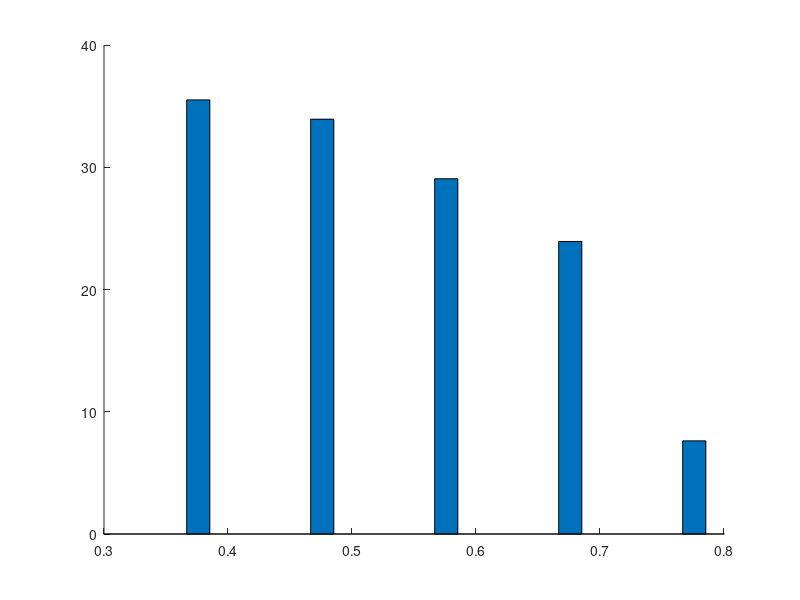

The MATLAB source for this figure: (Note: this script raises an error after producing the figure.)
total_util = [0.1 0.2 0.3 0.4 0.5 0.6 0.7 0.8];

gnum_fix_3nodes = [3, 2.99, 3, 2.92, 2.93, 2.78, 2.4, 1.82];
gnum_fix_4nodes = [4, 3.96, 3.98, 3.95, 3.92, 3.75, 3.5, 2.53];
gnum_fix_5nodes = [4.95, 5, 5, 4.895, 4.8, 4.535, 4.14, 2.495];
gnum_fix_6nodes = [5.97, 5.95, 5.96, 5.912, 5.855, 5.644, 4.934, 3.254];
gnum_fix_7nodes = [6.99, 6.99, 6.95, 6.915,6.75,6.465,5.775,3.675];
gnum_fix_8nodes = [8, 7.91, 7.89, 7.74, 7.51, 7.07, 6.02, 3.91];

cnum_fix_3nodes = [36.86, 36.67, 36.78, 35.15, 34.67, 32.38, 24.04, 12.2];
cnum_fix_4nodes = [37.00, 36.58, 36.74, 36.24, 35.99, 33.77, 30.12, 17.04];
cnum_fix_5nodes = [36.62, 36.97, 36.92, 36.1, 34.79, 32.51, 27.86, 13.40];
cnum_fix_6nodes = [37.00, 37.00, 36.67, 36.10, 35.04, 33.32, 28.56, 14.64];
cnum_fix_7nodes = [37.00, 36.91, 36.68, 36.29, 34.99, 32.97, 28.08, 15.50];
cnum_fix_8nodes = [36.97, 37.00, 36.95, 35.87, 34.53, 32.54, 27.59, 17.48];

time_fix_3nodes = [163.02, 169.66, 176.38, 191, 201.02, 203.64, 198.92, 179.76];
time_fix_4nodes = [156.80, 165.54, 172.60, 181.34, 193.90, 196.84, 201.42, 185.08];
time_fix_5nodes = [157.34, 165.47, 174.68, 185.76, 191.27, 200.77, 203.02, 180.26];
time_fix_6nodes = [157.38, 161.52, 173.08, 179.32, 190.22, 197.56, 203.96, 182.00];
time_fix_7nodes = [157.11, 163.52, 170.88, 181.89, 188.50, 195.92, 200.30,185.07];
time_fix_8nodes = [156.62, 164.00, 174.52, 178.44, 191.94, 196.82, 196.34, 187.12];
%% obj = client_num + gamma/time
g1k_cnum = [36.98, 36.21, 36.86, 35.69, 35.14, 32, 29.04, 17.21];
g1k_time = [184.38, 190.68, 206.24, 208.46, 213.9, 212.06, 209.68, 185.24];

g4k_cnum = [36.712, 36.84, 36.468, 35.928, 34.43, 32.69, 26.436, 13.764];
g4k_time = [185.348, 195.212, 203.416, 210.576, 214.176, 215.896, 203.796, 171.144];

g6k_cnum = [36.884, 36.206, 35.946, 35.222, 33.436, 31.454, 25.434, 12.196];
g6k_time = [185.624, 193.256, 200.988, 208.496, 212.504, 214.712, 202.58, 164.748];

g8k_cnum = [36.432, 36.07, 34.846, 34.954, 33.554, 28.592, 23.72, 10.62];
g8k_time = [184.54, 191.492, 199.596, 209.616, 214.164, 207.728, 199.892, 159.616];

g10k_cnum = [36.264, 35.944, 34.818, 34.158, 31.244, 26.904, 21.054, 9.562];
g10k_time = [183.596, 193.348, 199.948, 208.644, 209.528, 204.764, 193.592, 157.784];

g100k_cnum = [33.6, 28.06, 28.13, 17.66, 14.07, 4.96, 0.2, 0.15];
g100k_time = [178.84, 174.4, 183.72, 162.46, 149.58, 123.16, 104.02, 103.1];

% obj1 = client_number / time;
obj1_cnum = [36.72, 36.79, 36.48, 35.69, 32.91, 31.06, 24.67, 15.3];
obj1_time = [183.96, 195.24, 202.32, 212.06, 209.94, 216.32, 204.02, 188.66];
%% 分开time和clients优化
% time_pre < time_current  &&  pre_client_num <= current_client_num
% time_pre < time_current && pre_client_num < current_client_num

b0_cnum = [37.00, 37.00, 36.94, 36.87, 35.39, 33.32, 28.57, 18.52]; % 带等于号
b1_cnum = [37.00, 37.00, 36.70, 36.21, 35.31, 34.19, 29.85, 16.55]; % 不带等于号

b0_time = [143.88, 149.06, 158.48, 169.08, 176.20, 182.14, 196.24, 184.30];
b1_time = [157.48, 162.70, 174.94, 181.16, 189.52, 200.38, 203.30, 182.94];
%% 8.23
cnum_plan2 = [36.26, 37, 36.97, 36.88, 34.96, 32.78, 31.74, 20.1];
gnum_plan2 = [5.9, 6.01, 6.02, 6.09, 5.89, 5.81, 5.99, 4.33];
time_plan2 = [154.9, 161.9, 175.1, 183.2, 190.9, 191.6, 204.8, 191.9];

cnum_plan1 = [36.26, 37, 36.74, 36.24, 34.53, 34.19, 30.53, 17.48];
gnum_plan1 = [5.89, 6.01, 5.98, 5.95, 5.8, 5.91, 5.62, 3.69];
time_plan1 = [155.3, 164, 172.6, 181.3, 191.9, 203.8, 202.9, 187.1];

cnum_plan2_1 = [36.26, 37, 36.97, 36.88, 34.96, 32.78, 31.74, 20.1];%带等于号
gnum_plan2_1 = [5.92, 6.02, 6.01, 6.05, 5.91, 5.84, 5.99, 4.36];
time_plan2_1 = [153.8, 160.9, 172.1, 180.2, 188.4, 187, 200.1, 187.1];

cnum_plan1_1 = [36.26, 37, 36.74, 36.24, 34.53, 34.19, 30.53, 17.48];
gnum_plan1_1 = [5.86, 6.02, 5.96, 5.94, 5.83, 5.9, 5.63, 3.66];
time_plan1_1 = [154.3, 164.1, 171.5, 179.2, 188.6, 200.6, 198.2, 181];

%% 归一化 value = 0.3*client_number_/max_possible_clients + 0.7*max_possible_time/time;
cnum_obj37 = [36.97, 36.97, 36.35, 35.78, 35.95, 32.07, 26.50, 15.73];
cnum_obj46 = [36.99, 36.21, 36.35, 36.12, 35.00, 33.85, 28.42, 17.50];
cnum_obj55 = [36.60, 36.78, 36.99, 36.61, 34.51, 33.62, 27.20, 17.63];
cnum_obj64 = [37.00, 37.00, 36.90, 36.47, 34.56, 34.38, 27.68, 17.39];
cnum_obj73 = [36.99, 36.95, 36.66, 36.05, 35.88, 33.47, 27.95, 16.54];

time_obj37 = [156.62, 164.60, 175.64, 182.76, 189.88, 198.92, 198.90, 190.60];
time_obj46 = [158.46, 162.86, 175.64, 186.46, 194.70, 200.34, 203.98, 192.76];
time_obj55 = [154.98, 164.70, 172.28, 179.16, 192.40, 201.30, 201.46, 194.86];
time_obj64 = [157.50, 166.92, 177.10, 187.36, 192.98, 200.82, 203.60, 193.84];
time_obj73 = [157.44, 165.86, 174.90, 182.48, 193.56, 201.46, 201.46, 195.00];

gnum_obj37 = [6.00, 6.00, 5.93, 6.01, 5.97, 5.47, 4.71, 3.49];
gnum_obj46 = [6.03, 6.04, 5.93, 6.03, 5.87, 5.80, 5.06, 3.55];
gnum_obj55 = [5.94, 5.98, 6.00, 6.02, 6.09, 5.71, 4.82, 3.69];
gnum_obj64 = [6.00, 6.20, 6.09, 6.25, 6.12, 5.92, 4.91, 3.63];
gnum_obj73 = [6.16, 6.00, 5.97, 5.97, 5.97, 5.67, 4.91, 3.50];

%% 0.3*client_number_/max_possible_clients - 0.7*time/max_possible_time;
cnum_objv2_19 = [37.00, 36.48, 36.46, 36.38, 35.09, 31.44, 27.46, 11.58];
cnum_objv2_37 = [36.99, 36.58, 36.92, 36.80, 35.35, 33.25, 28.40, 17.46];
cnum_objv2_55 = [36.97, 36.26, 36.92, 36.18, 36.07, 35.20, 30.24, 19.96];
cnum_objv2_73 = [37.00, 36.95, 36.62, 36.81, 36.73, 35.11, 30.63, 21.48];
cnum_objv2_91 = [37.00, 37.00, 36.82, 36.78, 36.15, 35.41, 30.85, 19.71];

time_objv2_19 = [147.50, 151.14, 160.16, 167.12, 176.36, 180.90, 188.32, 151.64];
time_objv2_37 = [146.46, 152.72, 159.42, 167.90, 175.64, 187.44, 190.30, 168.30];
time_objv2_55 = [146.04, 148.50, 160.12, 169.96, 181.56, 188.06, 192.26, 178.50];
time_objv2_73 = [147.30, 152.02, 158.22, 166.98, 178.54, 191.60, 197.68, 190.32];
time_objv2_91 = [145.52, 152.28, 164.28, 169.56, 178.82, 195.64, 198.26, 189.56];

gnum_objv2_19 = [8.32, 8.81, 8.68, 8.54, 8.09, 6.94, 5.57, 2.28];
gnum_objv2_37 = [8.41, 8.76, 8.80, 8.47, 8.33, 7.66, 6.63, 3.82];
gnum_objv2_55 = [8.23, 8.74, 8.64, 8.48, 8.63, 7.95, 6.37, 4.45];
gnum_objv2_73 = [8.47, 8.91, 8.70, 8.64, 8.73, 8.15, 6.95, 4.47];
gnum_objv2_91 = [8.30, 8.66, 8.71, 8.69, 8.74, 7.62, 6.98, 4.09];

%% only time and only client nums
cnum_only_time = [36.23, 36.83, 36.15, 35.51, 33.93, 29.06, 23.93, 7.62];
cnum_only_client = [36.8, 36.99, 36.96, 36.78, 36.55, 35.94, 31.14, 20.9];

time_only_time = [143.3, 148.92, 161.08, 167.12, 177.56, 181.02, 182.98, 146.64];
time_only_client = [157.63, 163.59, 172.92, 185.03, 190.18, 196.83, 204.77, 192.75];

gnum_only_time = [7.3, 7.7, 7.81, 7.63, 7.17, 6.14, 5.11, 1.68];
gnum_only_client = [5.97, 6.02, 6.035, 5.975, 6.005, 6, 5.98, 4.475];
%% 绘图
% 筛选出total_util为0.4, 0.6, 和0.8的数据索引
indices = total_util == 0.4 |total_util == 0.5 | total_util == 0.6 | total_util == 0.7 |total_util == 0.8;
tutil = total_util(indices);
% 时间轴不要从0开始，不同优化目标的去掉固定节点
figure(1)
bar(tutil, [cnum_only_time(indices)', cnum_only_client(indices)',cnum_objv2_55(indices)'], 'group');
title('Cilent Num');
xlabel('Utilization');
% ylabel('Values');
legend({'Only time', 'Only client','Combine'}, 'Location', 'northeast');
ax = gca;
ax.XTick = [0.4, 0.5, 0.6, 0.7, 0.8];
grid on;hold on;

figure(2)
bar(tutil, [time_only_time(indices)', time_only_client(indices)',time_objv2_55(indices)'], 'group');
title('Time');
xlabel('Utilization');
% ylabel('Values');
ylim([110 210])
legend({'Only time', 'Only client','Combine'}, 'Location', 'northeast');
ax = gca;
ax.XTick = [0.4, 0.5, 0.6, 0.7, 0.8];
grid on;hold on;

% figure(3)
% bar(tutil, [gnum_only_time(indices)', gnum_only_client(indices)',gnum_objv2_55(indices)',gnum_fix_6nodes(indices)'], 'group');
% title('Group Num');
% xlabel('Utilization');
% % ylabel('Values');
% legend({'Only time', 'Only client','Combine','Fixed 6 Edges'}, 'Location', 'best');
% ax = gca;
% ax.XTick = [0.4, 0.5, 0.6, 0.7, 0.8];
% grid on;hold on;

figure(4)
A = [cnum_fix_3nodes(indices)',cnum_fix_5nodes(indices)',cnum_fix_7nodes(indices)',cnum_objv2_55(indices)'];
bar(tutil,A,'group');
title('Clients Num');
xlabel('Utilization');  
legend({'3 Nodes' '5 Nodes','7 Nodes','Combine'}, 'Location', 'northeast');
ax = gca;
ax.XTick = [0.4,0.5, 0.6,0.7, 0.8];
grid on;hold on;

figure(5)
B = [time_fix_3nodes(indices)',time_fix_5nodes(indices)',time_fix_7nodes(indices)',time_objv2_55(indices)'];
bar(tutil, B,'group');
title('Time');
ylim([160 210])
xlabel('Utilization');  
legend({'3 Nodes' '5 Nodes','7 Nodes','Combine'}, 'Location', 'northeast');
ax = gca;
ax.XTick = [0.4, 0.5, 0.6, 0.7, 0.8];
grid on;hold on;

% figure(6)
% C = [gnum_fix_3nodes(indices)',gnum_fix_5nodes(indices)',gnum_fix_7nodes(indices)',gnum_objv2_55(indices)'];
% bar(tutil, C,'group');
% title('group num');
% xlabel('Utilization');  
% legend({'3 Nodes' '5 Nodes','7 Nodes','Combine'}, 'Location', 'best');
% ax = gca;
% ax.XTick = [0.4, 0.5, 0.6, 0.7, 0.8];
% grid on;hold on;

% figure(1)
% plot(total_util, cnum_plan1,'-d',...
%      total_util, cnum_plan2,'-s',....
%      total_util, cnum_plan1_1,'-hexagram',...
%      total_util, cnum_plan2_1,'-v');
% title('client num')
% xlabel('Utilization');
% ylabel('number');
% legend('plan1','plan2','plan1(with =)','plan2(with =)');
% grid on;
% 
% figure(2)
% plot(total_util, time_plan1,'-d',...
%      total_util, time_plan2,'-s',....
%      total_util, time_plan1_1,'-hexagram',...
%      total_util, time_plan2_1,'-v');
% title('time')
% xlabel('Utilization');
% ylabel('second');
% legend('plan1','plan2','plan1(with =)','plan2(with =)');
% grid on;
% 
% figure(3)
% plot(total_util, gnum_plan1,'-d',...
%      total_util, gnum_plan2,'-s',....
%      total_util, gnum_plan1_1,'-hexagram',...
%      total_util, gnum_plan2_1,'-v');
% title('group num')
% xlabel('Utilization');
% ylabel('number');
% legend('plan1','plan2','plan1(with =)','plan2(with =)');
% grid on;
